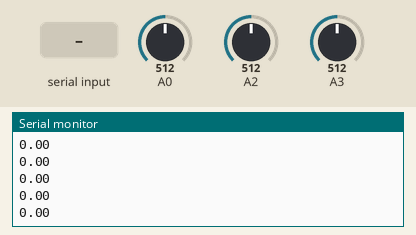
Bench run of a sketch on a simulated Arduino Uno, built with avr-gcc and run on an emulated ATmega328P. On the bench: the last lines printed to the serial monitor. The inputs (shaded band) are chosen by the test bench; at power-on: A3 = 512, A0 = 512, A2 = 512.

Above: at 1.2 s.
1.3 s: "1" received over the second serial link
At 1.57 s:
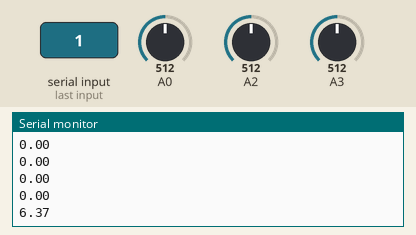
2.8 s: A3 set to 716
At 2.82 s:
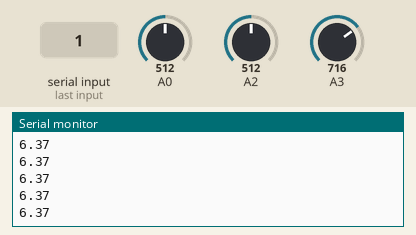
4.3 s: "2" received over the second serial link
At 4.49 s:
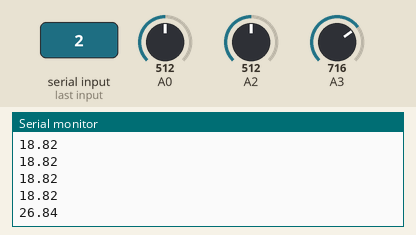
5.8 s: A3 set to 900
At 5.95 s:
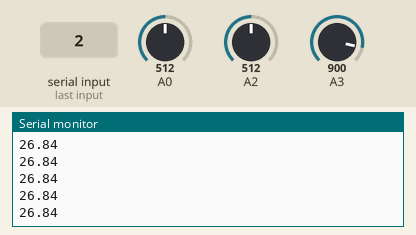
Timing chart, 0 to 8.3 s (numbered marks = the images above; inputs shaded):
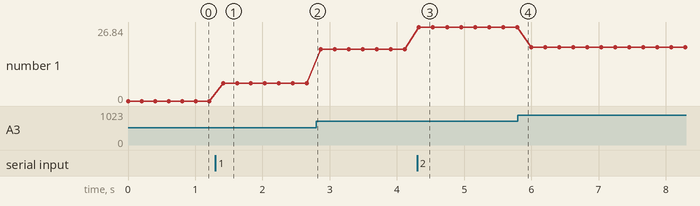

The sketch:

TeensyBluetooth.ino
```cpp
#include <SoftwareSerial.h>
SoftwareSerial bluetoothSerial(7, 8); // RX, TX pines 8 y 7 del Teensy.

const float R100 = 99.5;    // Valor de la resistencia de protección en ohms
float pot1;                 // Valor del potenciómetro 1 variable en ohms
float pot2;                 // Valor del potenciómetro 2 variable en ohms
float pot3;                 // Valor del potenciómetro 3 variable en ohms
const float VCC = 3.3;      // Valor de la tensión de referencia en voltios (confirmado por el usuario)
bool ad = 0;                // Valor booleano que indica 1 si el movimiento horizontal de la muñeca es aducción y 0 si es abducción.
bool ext = 0;               // Valor booleano que indica 1 si el movimiento vertical de la muñeca es extensión y 0 si es flexión.
int pos_resorte = 4;        // Selección de la posición del resorte, 1 y 2 usan el resorte 1, 3 y 4 utilizan el resorte 2.

float ref_ang_flexex = 208.08; // Ángulo neutro de referencia del movimiento de flexión y de extensión.
float ref_ang_abad = 176.22;   // Ángulo neutro de referencia del movimiento de aducción y abducción.

float L1 = 0.01525;                  // Longitud del potenciómetro la posición del resorte 1.
float L2 = 0.02092;                  // Longitud del potenciómetro la posición del resorte 1.
float L3 = 0.02885;                  // Longitud del potenciómetro la posición del resorte 1.
float L4 = 0.03832;                  // Longitud del potenciómetro la posición del resorte 1.
float ref_ang_resorte1 = 159.30; // Ángulo de referencia del inicio del resorte 1 en posición 1.
float ref_ang_resorte2 = 147.85; // Ángulo de referencia del inicio del resorte 1 en posición 2.
float ref_ang_resorte3 = 164.10; // Ángulo de referencia del inicio del resorte 2 en posición 3.
float ref_ang_resorte4 = 152.38; // Ángulo de refer57.28encia del inicio del resorte 2 en posición 4.
float ang_res;                  // Variable para identificar el desplazamiento del resorte.
float fuerza = 0;               // Fuerza de agarre, obtenida al variar el potenciómetro 3 dependiendo del resorte utilizado.

char ultimoRecibido = '0'; // Variable para almacenar el último comando recibido
bool enviarDatos = false;  // Variable para controlar el envío de datos

void setup() {
  Serial.begin(9600); // Inicializar el puerto serial
  analogReference(DEFAULT); // Configurar la referencia de voltaje por defecto
  bluetoothSerial.begin(9600); // Inicializar el puerto serial para el módulo Bluetooth HC-05
}

void loop() {

  // Leer los valores analógicos
  int lectura_pot1 = analogRead(A0);
  int lectura_pot2 = analogRead(A2);
  int lectura_pot3 = analogRead(A3);

  // Resistencia de los potenciómetros
  pot1 = (lectura_pot1 / 1023.0) * 10970.0;
  pot2 = (lectura_pot2 / 1023.0) * 9550.0;
  pot3 = (lectura_pot3 / 1023.0) * 10130.0;

  // Calculo los ángulos de cada potenciómetro
  float angulo_pot1 = 0.0251 * pot1 + 39.046;
  float angulo_pot2 = 0.0284 * pot2 + 45.072;
  float angulo_pot3 = (0.0269 * pot3 + 41.834);

  // Cálculo de los ángulos respecto a la referencia de movimiento
  float ang_flexex = ref_ang_flexex - angulo_pot1;
  float ang_abad = angulo_pot2 - ref_ang_abad;
  if (ang_flexex > 0) {
    ext = 1;
  } else {
    ext = 0;
  }
  if (ang_abad > 0) {
    ad = 1;
  } else {
    ad = 0;
  }

  // Verificar si se ha recibido un nuevo comando por Bluetooth
  if (bluetoothSerial.available()) {
    char recibido = bluetoothSerial.read();
    if (recibido >= '0' && recibido <= '7') {
      ultimoRecibido = recibido; // Actualizar el último comando recibido
    }
  }

  // Enviar datos según el último comando recibido
  if (ultimoRecibido == '1') {
    ang_res = (angulo_pot3 - ref_ang_resorte1) * (PI / 180.0); // El potenciómetro del resorte debe pasarse a radianes para calcular el seno.
    fuerza = (12551.13371 * L1 * sin(ang_res))/9.74;
    bluetoothSerial.println(String(fuerza));
  } else if (ultimoRecibido == '2') {
    ang_res = (angulo_pot3 - ref_ang_resorte2) * (PI / 180.0); // El potenciómetro del resorte debe pasarse a radianes para calcular el seno.
    fuerza = (12551.13371 * L2 * sin(ang_res))/9.74;
    bluetoothSerial.println(String(fuerza));
  } else if (ultimoRecibido == '3') {
    ang_res = (angulo_pot3 - ref_ang_resorte3) * (PI / 180.0); // El potenciómetro del resorte debe pasarse a radianes para calcular el seno.
    fuerza = (13806.24708 * L3 * sin(ang_res))/9.74;
    bluetoothSerial.println(String(fuerza));
  } else if (ultimoRecibido == '4') {
    ang_res = (angulo_pot3 - ref_ang_resorte4) * (PI / 180.0); // El potenciómetro del resorte debe pasarse a radianes para calcular el seno.
    fuerza = (13806.24708 * L4 * sin(ang_res))/9.74;
    bluetoothSerial.println(String(fuerza));
  } else if (ultimoRecibido == '5') {
    bluetoothSerial.println(String(ang_flexex));
  } else if (ultimoRecibido == '6') {
    bluetoothSerial.println(String(ang_abad));
  } else if (ultimoRecibido == '7') {
    // Aquí ambos datos separados por un delimitador
    bluetoothSerial.print(String(ang_flexex)); // Primer dato
    bluetoothSerial.print("/"); // Delimitador
    bluetoothSerial.println(String(ang_abad)); // Segundo dato
  }
  Serial.println(fuerza);
  delay(200); // Pequeña pausa para evitar lecturas demasiado rápidas
}
```

Measured:
- after the input at 1.3 s, the serial monitor: prints a new line after 0.11 s (image 1)
- after the input at 4.3 s, the serial monitor: prints a new line at once (image 3)
- plotted number 1: 0 → 6.37 after the input at 1.3 s, 6.37 → 18.82 after the input at 2.8 s, 18.82 → 26.84 after the input at 4.3 s, 26.84 → 19.48 after the input at 5.8 s
